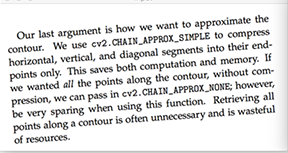
#> input picture angle_Image.png, 288 x 153 px, found by its file name
$ python angleDetection.py
#> lines starting #> are read from the running program, lines starting #| are printed output that depends on the picture; after the words box and inside, x2 and y2 are one past the last pixel; in counts of white or black regions, pixels touching at a corner belong together; long printed decimals are rounded


# import the necessary packages
import numpy as np
import argparse
import cv2

# construct the argument parse and parse the arguments
args = {'image':'C:\\Users\\User\\PycharmProjects\\11June\\angle_Image.png'}

# load the image from disk
image = cv2.imread(args["image"])
#> image is the input picture: shape (153, 288, 3); mean B, G, R 226.4, 226.2, 226.4

# convert the image to grayscale and flip the foreground
# and background to ensure foreground is now "white" and
# the background is "black"
gray = cv2.cvtColor(image, cv2.COLOR_BGR2GRAY)
gray = cv2.bitwise_not(gray)
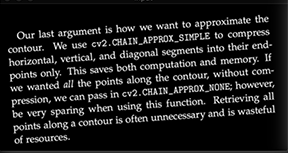
#> gray: shape (153, 288); min 0, max 255, mean 28.7

# threshold the image, setting all foreground pixels to
# 255 and all background pixels to 0
thresh = cv2.threshold(gray, 0, 255,
                       cv2.THRESH_BINARY | cv2.THRESH_OTSU)[1]
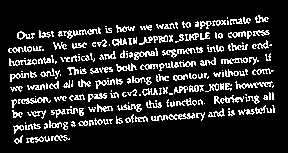
#> thresh: shape (153, 288); 15.4% white in thin lines or dots, all inside (x1, y1, x2, y2) = (8, 15, 275, 144)

cv2
# grab the (x, y) coordinates of all pixel values that
# are greater than zero, then use these coordinates to
# compute a rotated bounding box that contains all
# coordinates
coords = np.column_stack(np.where(thresh > 0))
#> coords = 6766 pairs, first value 15 to 143, second value 8 to 274
angle = cv2.minAreaRect(coords)[-1]
#> angle = -86.13
print(angle)
#| -86.131
# the `cv2.minAreaRect` function returns values in the
# range [-90, 0); as the rectangle rotates clockwise the
# returned angle trends to 0 -- in this special case we
# need to add 90 degrees to the angle
if angle < -45:
    angle = -(90 + angle)
#> angle = -3.87

# otherwise, just take the inverse of the angle to make
# it positive
else:
    angle = -angle


# rotate the image to deskew it
(h, w) = image.shape[:2]
#> h = 153; w = 288
center = (w // 2, h // 2)
#> center = (144, 76)
M = cv2.getRotationMatrix2D(center, angle, 1.0)
#> M = [[0.998, -0.0675, 5.46], [0.0675, 0.998, -9.54]]
rotated = cv2.warpAffine(image, M, (w, h),
                         flags=cv2.INTER_CUBIC, borderMode=cv2.BORDER_REPLICATE)
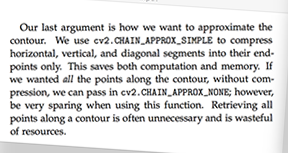
#> rotated: shape (153, 288, 3); mean B, G, R 225.3, 225.2, 225.3

# draw the correction angle on the image so we can validate it
cv2.putText(rotated, "Angle: {:.2f} degrees".format(angle),
            (10, 30), cv2.FONT_HERSHEY_SIMPLEX, 0.7, (0, 0, 255), 2)
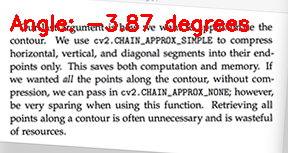
#> rotated: shape (153, 288, 3); 3.58% of pixels changed, all inside (x1, y1, x2, y2) = (10, 14, 249, 37)

# show the output image
print("[INFO] angle: {:.3f}".format(angle))
#| [INFO] angle: -3.869
cv2.imshow("Input", image)
cv2.imshow("Rotated", rotated)
cv2.waitKey(0)
